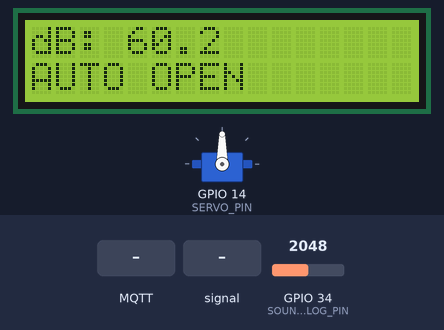
Bench run of a sketch on a simulated ESP32. Parts: servo, 16×2 character LCD. The inputs (shaded band) are chosen by the test bench; at power-on: GPIO 34 (SOUND_ANALOG_PIN) = 2048. WiFi joins after 1.5 s; servers stay silent unless stated; no MQTT or app messages arrive unless stated; what the sketch prints to the serial monitor is not drawn.

Above: at 2.7 s.
2.8 s: MQTT message "1" arrives on the first subscribed topic
At 7.3 s:
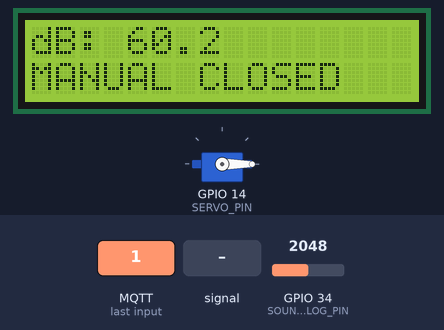
8.2 s: MQTT message "true" arrives on the second subscribed topic
At 12.7 s:
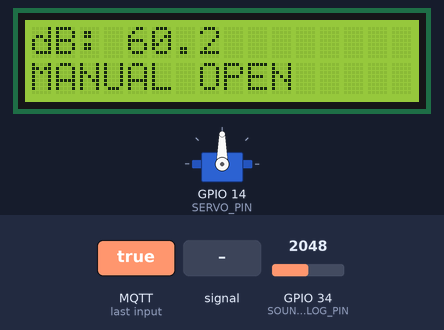
13.3 s: GPIO 34 (SOUND_ANALOG_PIN) fed a 200 Hz sine of ±327 counts around its level
At 18.0 s:
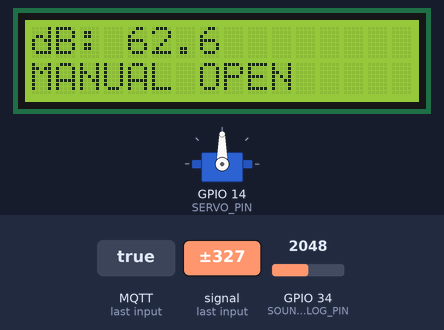
18.4 s: GPIO 34 (SOUND_ANALOG_PIN) set to 2866
At 23.2 s:
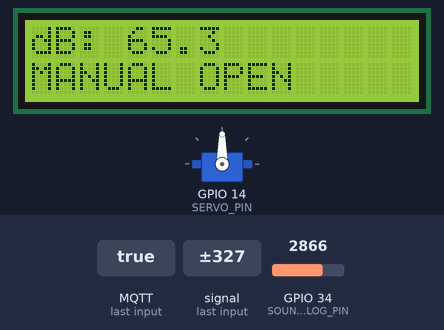
23.5 s: MQTT message "true" arrives on the first subscribed topic
At 27.4 s:
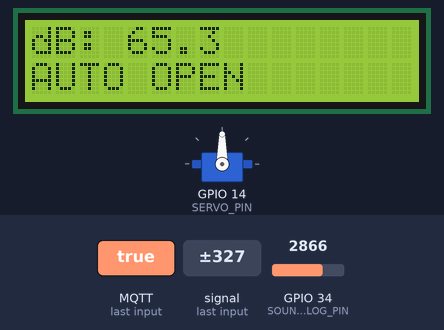
28.5 s: GPIO 34 (SOUND_ANALOG_PIN) set to 1207
At 32.7 s:
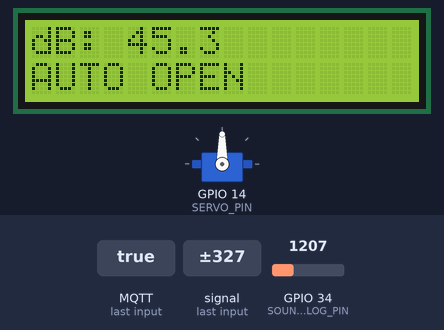
33.6 s: GPIO 34 (SOUND_ANALOG_PIN) set to 1107
Timing chart, 0 to 38.7 s (numbered marks = the images above; inputs shaded):
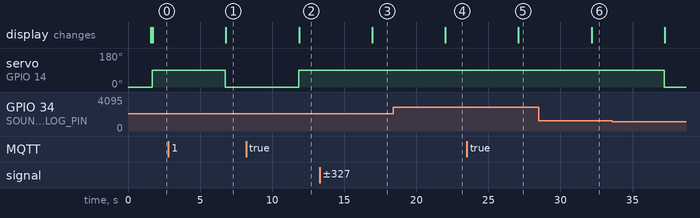

The sketch:

sketch_may6a.ino
```cpp
#include <WiFi.h>
#include <WiFiClientSecure.h>
#include <PubSubClient.h>
#include <math.h>
#include <ESP32Servo.h>
#include <Wire.h>
#include <LiquidCrystal_I2C.h>

// WiFi
const char* ssid = "Fablab 2.4G";
const char* password = "Fira@2024";

// MQTT
const char* mqtt_server = "192.168.69.197";
const int mqtt_port = 8883;
const char* mqtt_user = "master:espclient";
const char* mqtt_password = "AW16vkkxjXzAp6yviZVOebhOXBdNiOdQ";
const char* client_id = "client1234";

// Asset & Attributes
const char* assetId = "38r75BrlYpigQRYk5XUAUy";
const char* attributeControlMode = "controlMode";
const char* attributeServoState = "servoState";
const char* attributeName = "writeAttribute";         // dB
const char* servoStatusAttribute = "WDst";            // OPEN / CLOSED

// MQTT
WiFiClientSecure secureClient;
PubSubClient client(secureClient);

// Phần cứng
Servo myServo;
LiquidCrystal_I2C lcd(0x27, 16, 2);
bool Window = false;

// Trạng thái điều khiển
bool isAutoMode = true;
bool manualServoState = false;

// Cảm biến âm thanh
#define SOUND_ANALOG_PIN 34
#define SOUND_DIGITAL_PIN 27
#define SERVO_PIN 14
#define SOUND_DB_THRESHOLD 41.0

float readSoundDb(int analogPin, int sampleWindow = 50) {
  unsigned long startMillis = millis();
  int signalMax = 0;
  int signalMin = 1023;
  while (millis() - startMillis < sampleWindow) {
    int sample = analogRead(analogPin);
    signalMax = max(signalMax, sample);
    signalMin = min(signalMin, sample);
  }
  int peakToPeak = signalMax - signalMin;
  peakToPeak = max(peakToPeak, 1);
  return 20.0 * log10((float)peakToPeak);
}

void setup_wifi() {
  Serial.begin(115200);
  Serial.print("Đang kết nối WiFi...");
  WiFi.begin(ssid, password);
  while (WiFi.status() != WL_CONNECTED) {
    delay(500);
    Serial.print(".");
  }
  Serial.println("\nWiFi đã kết nối");
  Serial.print("IP: ");
  Serial.println(WiFi.localIP());
}

void reconnect() {
  while (!client.connected()) {
    Serial.print("Kết nối MQTT...");
    if (client.connect(client_id, mqtt_user, mqtt_password)) {
      Serial.println(" -> OK");

      String topic1 = "master/" + String(client_id) + "/attribute/" + attributeControlMode + "/" + assetId;
      String topic2 = "master/" + String(client_id) + "/attribute/" + attributeServoState + "/" + assetId;
      client.subscribe(topic1.c_str());
      client.subscribe(topic2.c_str());

      Serial.println("Đã subscribe: " + topic1);
      Serial.println("Đã subscribe: " + topic2);
    } else {
      Serial.print("Lỗi: ");
      Serial.println(client.state());
      delay(5000);
    }
  }
}

void callback(char* topic, byte* payload, unsigned int length) {
  String msg;
  for (int i = 0; i < length; i++) msg += (char)payload[i];
  bool value = (msg == "true");

  String topicStr = String(topic);
  if (topicStr.indexOf(attributeControlMode) != -1) {
    isAutoMode = value;
Serial.println("→ Nhận controlMode: " + String(isAutoMode ? "AUTO" : "MANUAL"));
  }
  if (topicStr.indexOf(attributeServoState) != -1) {
    manualServoState = value;
    Serial.println("→ Nhận servoState (manual): " + String(manualServoState ? "OPEN" : "CLOSED"));
  }
}

void setup() {
  setup_wifi();
  secureClient.setInsecure();
  client.setServer(mqtt_server, mqtt_port);
  client.setCallback(callback);

  myServo.attach(SERVO_PIN);
  myServo.write(0);
  Wire.begin();
  lcd.init();
  lcd.backlight();
  lcd.clear();
  lcd.setCursor(0, 0);
  lcd.print("ESP Ready");
}

void loop() {
  if (!client.connected()) {
    reconnect();
  }
  client.loop();

  float soundDb = readSoundDb(SOUND_ANALOG_PIN);

  if (isAutoMode) {
    if (soundDb > SOUND_DB_THRESHOLD && !Window) {
      myServo.write(90);
      Window = true;
    } else if (soundDb <= SOUND_DB_THRESHOLD && Window) {
      myServo.write(0);
      Window = false;
    }
  } else {
    if (manualServoState) {
      myServo.write(90);
      Window = true;
    } else {
      myServo.write(0);
      Window = false;
    }
  }

  // Hiển thị
  lcd.clear();
  lcd.setCursor(0, 0);
  lcd.print("dB: ");
  lcd.print(soundDb, 1);
  lcd.setCursor(0, 1);
  lcd.print(isAutoMode ? "AUTO " : "MANUAL ");
  lcd.print(Window ? "OPEN " : "CLOSED");

  // Publish dữ liệu lên MQTT
  String pubNoise = "master/" + String(client_id) + "/writeattributevalue/" + attributeName + "/" + String(assetId);
  String pubServoStatus = "master/" + String(client_id) + "/writeattributevalue/" + servoStatusAttribute + "/" + String(assetId);
  String pubControlMode = "master/" + String(client_id) + "/writeattributevalue/" + attributeControlMode + "/" + String(assetId);
  String pubServoState = "master/" + String(client_id) + "/writeattributevalue/" + attributeServoState + "/" + String(assetId);

  client.publish(pubNoise.c_str(), String(soundDb, 2).c_str());
  client.publish(pubServoStatus.c_str(), Window ? "\"OPEN\"" : "\"CLOSED\"");
  client.publish(pubControlMode.c_str(), isAutoMode ? "true" : "false");
  client.publish(pubServoState.c_str(), manualServoState ? "true" : "false");

  delay(5000);
}
```

Measured:
- after the input at 2.8 s, servo on GPIO 14 (SERVO_PIN): 90° → 0° after 4.0 s; the display: changes after 4.0 s (image 1)
- after the input at 8.2 s, servo on GPIO 14 (SERVO_PIN): 0° → 90° after 3.6 s; the display: changes after 3.7 s (image 2)
- after the input at 13.3 s, the display: changes after 3.6 s (image 3)
- after the input at 18.4 s, the display: changes after 3.6 s (image 4)
- after the input at 23.5 s, the display: changes after 3.6 s (image 5)
- after the input at 28.5 s, the display: changes after 3.7 s (image 6)
- after the input at 33.6 s, servo on GPIO 14 (SERVO_PIN): 90° → 0° after 3.6 s
